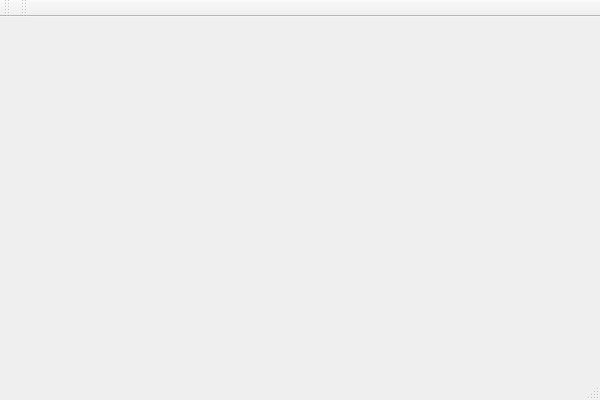
<?xml version="1.0" encoding="UTF-8"?>
<ui version="4.0">
 <class>MainWindow</class>
 <widget class="QMainWindow" name="MainWindow">
  <property name="geometry">
   <rect>
    <x>0</x>
    <y>0</y>
    <width>600</width>
    <height>400</height>
   </rect>
  </property>
  <property name="sizePolicy">
   <sizepolicy hsizetype="Preferred" vsizetype="Preferred">
    <horstretch>0</horstretch>
    <verstretch>0</verstretch>
   </sizepolicy>
  </property>
  <property name="minimumSize">
   <size>
    <width>100</width>
    <height>100</height>
   </size>
  </property>
  <property name="windowTitle">
   <string>MainWindow</string>
  </property>
  <widget class="QWidget" name="centralWidget">
   <property name="minimumSize">
    <size>
     <width>50</width>
     <height>50</height>
    </size>
   </property>
   <layout class="QVBoxLayout" name="verticalLayout">
    <property name="spacing">
     <number>0</number>
    </property>
    <property name="leftMargin">
     <number>0</number>
    </property>
    <property name="topMargin">
     <number>0</number>
    </property>
    <property name="rightMargin">
     <number>0</number>
    </property>
    <property name="bottomMargin">
     <number>0</number>
    </property>
    <item>
     <layout class="QGridLayout" name="gridLayout" rowstretch="0" columnstretch="0" rowminimumheight="0">
      <property name="sizeConstraint">
       <enum>QLayout::SetMinimumSize</enum>
      </property>
      <property name="spacing">
       <number>0</number>
      </property>
     </layout>
    </item>
   </layout>
  </widget>
  <widget class="QMenuBar" name="menuBar">
   <property name="geometry">
    <rect>
     <x>0</x>
     <y>0</y>
     <width>600</width>
     <height>23</height>
    </rect>
   </property>
  </widget>
  <widget class="QToolBar" name="mainToolBar">
   <attribute name="toolBarArea">
    <enum>TopToolBarArea</enum>
   </attribute>
   <attribute name="toolBarBreak">
    <bool>false</bool>
   </attribute>
  </widget>
  <widget class="QStatusBar" name="statusBar"/>
  <widget class="QToolBar" name="toolBar">
   <property name="windowTitle">
    <string>toolBar</string>
   </property>
   <attribute name="toolBarArea">
    <enum>TopToolBarArea</enum>
   </attribute>
   <attribute name="toolBarBreak">
    <bool>false</bool>
   </attribute>
  </widget>
 </widget>
 <layoutdefault spacing="6" margin="11"/>
 <resources/>
 <connections/>
</ui>
